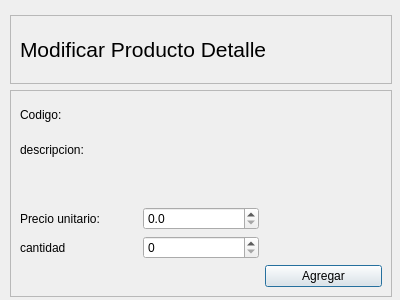
<?xml version="1.0" encoding="UTF-8"?>
<ui version="4.0">
 <class>Dialog</class>
 <widget class="QDialog" name="Dialog">
  <property name="geometry">
   <rect>
    <x>0</x>
    <y>0</y>
    <width>400</width>
    <height>300</height>
   </rect>
  </property>
  <property name="windowTitle">
   <string>Dialog</string>
  </property>
  <widget class="QFrame" name="frame_2">
   <property name="geometry">
    <rect>
     <x>10</x>
     <y>90</y>
     <width>382</width>
     <height>207</height>
    </rect>
   </property>
   <property name="sizePolicy">
    <sizepolicy hsizetype="Preferred" vsizetype="Preferred">
     <horstretch>0</horstretch>
     <verstretch>3</verstretch>
    </sizepolicy>
   </property>
   <property name="frameShape">
    <enum>QFrame::Shape::StyledPanel</enum>
   </property>
   <property name="frameShadow">
    <enum>QFrame::Shadow::Raised</enum>
   </property>
   <layout class="QGridLayout" name="gridLayout">
    <item row="4" column="1">
     <widget class="QSpinBox" name="existenciasVenIModSpin">
      <property name="maximum">
       <number>99999</number>
      </property>
     </widget>
    </item>
    <item row="3" column="1">
     <widget class="QDoubleSpinBox" name="precioVenModSpin">
      <property name="decimals">
       <number>1</number>
      </property>
      <property name="maximum">
       <double>1000000.000000000000000</double>
      </property>
     </widget>
    </item>
    <item row="0" column="0">
     <widget class="QLabel" name="label">
      <property name="sizePolicy">
       <sizepolicy hsizetype="Preferred" vsizetype="Preferred">
        <horstretch>0</horstretch>
        <verstretch>1</verstretch>
       </sizepolicy>
      </property>
      <property name="text">
       <string>Codigo:</string>
      </property>
     </widget>
    </item>
    <item row="1" column="1">
     <widget class="QLabel" name="descripcionVenModLabel">
      <property name="text">
       <string/>
      </property>
     </widget>
    </item>
    <item row="4" column="0">
     <widget class="QLabel" name="label_3">
      <property name="sizePolicy">
       <sizepolicy hsizetype="Preferred" vsizetype="Preferred">
        <horstretch>0</horstretch>
        <verstretch>1</verstretch>
       </sizepolicy>
      </property>
      <property name="text">
       <string>cantidad</string>
      </property>
     </widget>
    </item>
    <item row="1" column="0">
     <widget class="QLabel" name="label_2">
      <property name="sizePolicy">
       <sizepolicy hsizetype="Preferred" vsizetype="Preferred">
        <horstretch>0</horstretch>
        <verstretch>1</verstretch>
       </sizepolicy>
      </property>
      <property name="text">
       <string>&lt;html&gt;&lt;head/&gt;&lt;body&gt;&lt;p&gt;descripcion:&lt;/p&gt;&lt;/body&gt;&lt;/html&gt;</string>
      </property>
     </widget>
    </item>
    <item row="6" column="2">
     <widget class="QPushButton" name="agregarVenModBnt">
      <property name="text">
       <string>Agregar</string>
      </property>
     </widget>
    </item>
    <item row="3" column="0">
     <widget class="QLabel" name="label_5">
      <property name="sizePolicy">
       <sizepolicy hsizetype="Preferred" vsizetype="Preferred">
        <horstretch>0</horstretch>
        <verstretch>1</verstretch>
       </sizepolicy>
      </property>
      <property name="text">
       <string>Precio unitario:</string>
      </property>
     </widget>
    </item>
    <item row="2" column="1">
     <widget class="QFrame" name="frame">
      <property name="sizePolicy">
       <sizepolicy hsizetype="Preferred" vsizetype="Preferred">
        <horstretch>0</horstretch>
        <verstretch>1</verstretch>
       </sizepolicy>
      </property>
      <property name="frameShape">
       <enum>QFrame::Shape::NoFrame</enum>
      </property>
      <property name="frameShadow">
       <enum>QFrame::Shadow::Raised</enum>
      </property>
     </widget>
    </item>
    <item row="0" column="1">
     <widget class="QLabel" name="codigoVenModLabel">
      <property name="text">
       <string/>
      </property>
     </widget>
    </item>
   </layout>
  </widget>
  <widget class="QFrame" name="frame_3">
   <property name="geometry">
    <rect>
     <x>10</x>
     <y>15</y>
     <width>382</width>
     <height>69</height>
    </rect>
   </property>
   <property name="sizePolicy">
    <sizepolicy hsizetype="Preferred" vsizetype="Preferred">
     <horstretch>0</horstretch>
     <verstretch>1</verstretch>
    </sizepolicy>
   </property>
   <property name="frameShape">
    <enum>QFrame::Shape::StyledPanel</enum>
   </property>
   <property name="frameShadow">
    <enum>QFrame::Shadow::Raised</enum>
   </property>
   <layout class="QHBoxLayout" name="horizontalLayout">
    <item>
     <widget class="QLabel" name="label_4">
      <property name="sizePolicy">
       <sizepolicy hsizetype="Preferred" vsizetype="Preferred">
        <horstretch>0</horstretch>
        <verstretch>1</verstretch>
       </sizepolicy>
      </property>
      <property name="font">
       <font>
        <pointsize>16</pointsize>
       </font>
      </property>
      <property name="text">
       <string>&lt;html&gt;&lt;head/&gt;&lt;body&gt;&lt;p&gt;Modificar Producto Detalle&lt;/p&gt;&lt;/body&gt;&lt;/html&gt;</string>
      </property>
     </widget>
    </item>
   </layout>
  </widget>
 </widget>
 <resources/>
 <connections/>
</ui>
